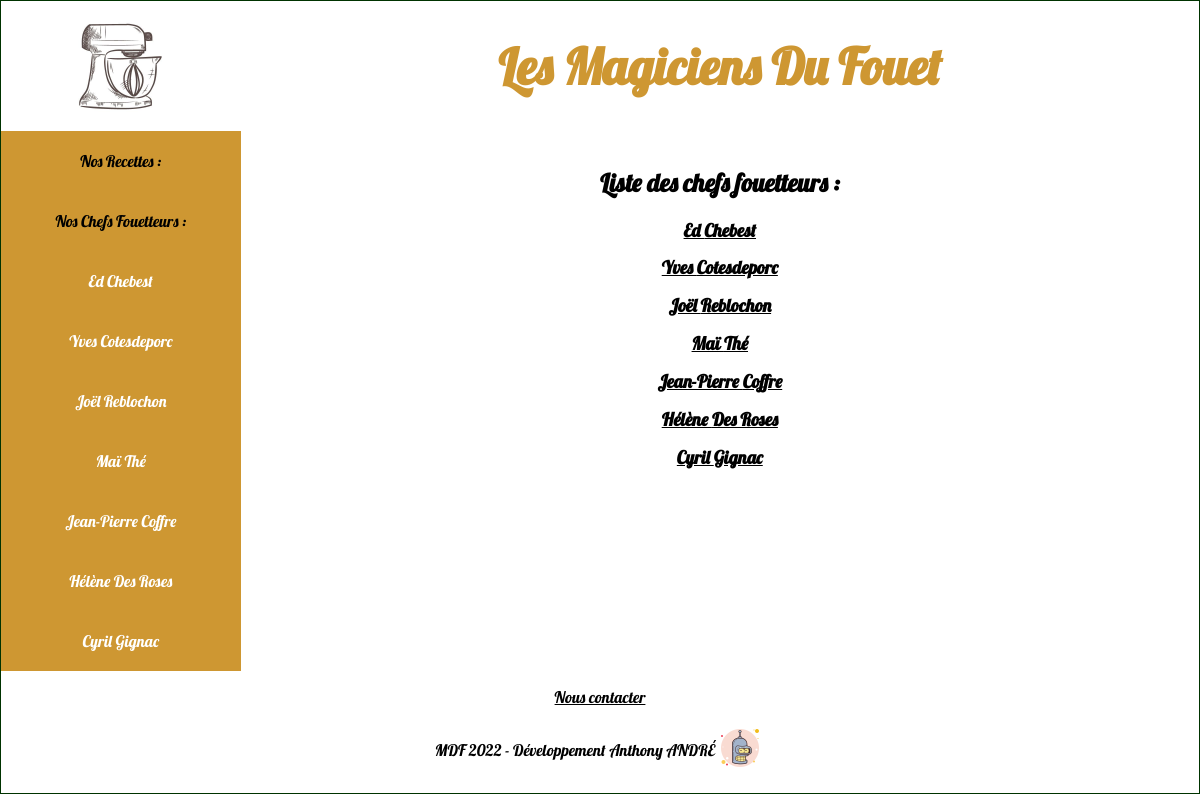
Page /site/view/liste-des-chefs.html on the committed database.
### tables this page shows
CREATE TABLE `chef` (
  `chefID` int(11) NOT NULL,
  `nomDuChef` varchar(30) NOT NULL,
  `prenomDuChef` varchar(30) NOT NULL
);

### site/classe/View.php (called while the page is built, shortened)
<?php
class View {
	private $dossier;
	private $fichier;
	public function __construct($dossier, $fichier, $titre, $description, $motcle) {
		$this->dossier     = $dossier;
		$this->fichier     = $fichier;
	}
	public function AfficherVue($tableau = array()) {
		extract($tableau);
		$dossier     = $this->dossier;
		$fichier     = $this->fichier;
		include(VIEW.'/'.$dossier.'/'.$fichier.'.php');
		$contenu = ob_get_clean();
		include(VIEW.'/_gabarit.php');
	}
}

### site/controller/site/Accueil.php (called while the page is built, shortened)
<?php
class Accueil{
  public function AfficherListeChefs(){
    $manager = new ms\ArticleManager();
    $articles = $manager->ReadAllArticle();
    $chefs = $manager->ListeDesChefs();
    $view = new classe\View('site', 'liste-des-chefs', "Liste des chefs", "Liste des chefs", "clé 1");
		$view->AfficherVue(array('articles'=>$articles, 'chefs'=>$chefs));
  }
}

### site/classe/Autoloader.php (called while the page is built, shortened)
<?php
class Autoloader {
	public static function autoload($class) {
		spl_autoload_register(function($class) {
			$chemin = str_replace('\\','/',$class);
		});
		if(isset($_GET['page'])) {
			switch($_GET['page']) {
				case 'liste-des-chefs':
					$namespace = 'controller\site\Accueil';
					$methode   = 'AfficherListeChefs';
					break;
			}
			$rooter = new classe\Rooter($namespace, $methode);
		} else {
			$rooter = new classe\Rooter('controller\site\Accueil', 'AfficherAccueil');
		}
		$rooter->ChooseController();
	}
}

### site/index.php (called while the page is built, shortened)
<?php
require_once('_config.php');
Autoloader::autoload($class);

### site/model/site/ArticleManager.php (called while the page is built, shortened)
<?php
class ArticleManager{
private function Connexion() {
  $cnx = new PDO('mysql:host='.HOST.';dbname='.DBNAME.';charset=utf8', ''.CNX_LOGIN.'', ''.CNX_PASS.'');
  return $cnx;
}
public function ListeDesChefs(){
  $cnx = $this->Connexion();
  $rs_listeDesChefs = $cnx->prepare('SELECT * FROM chef');
  $rs_listeDesChefs->execute();
  while($data = $rs_listeDesChefs->fetch(PDO::FETCH_ASSOC)){
    $chef = new Chef();
    $chef->SetChefID($data['chefID']);
    $chef->SetNomDuChef($data['nomDuChef']);
    $chef->SetPrenomDuChef($data['prenomDuChef']);
    $chefs[] = $chef;
  }
  return $chefs;
}
}

### site/model/site/Chef.php (called while the page is built, shortened)
<?php
class Chef{
  private $chefID;
  private $nomDuChef;
  private $prenomDuChef;
  public function setChefID($chefID){
    if($chefID > 0){
      $this->chefID = $chefID;
    }
  }
  public function getChefID(){
    return $this->chefID;
  }
  public function setNomDuChef($nomDuChef){
    if(is_string($nomDuChef)){
      $this->nomDuChef = $nomDuChef;
    }
  }
  public function getNomDuChef(){
    return $this->nomDuChef;
  }
  public function setPrenomDuChef($prenomDuChef){
    if(is_string($prenomDuChef)){
      $this->prenomDuChef = $prenomDuChef;
    }
  }
  public function getPrenomDuChef(){
    return $this->prenomDuChef;
  }
}

### site/view/site/liste-des-chefs.php (the view)
<article>
  <h1>Liste des chefs fouetteurs : </h1>
  <?php
  foreach ($chefs as $chef) {
  ?>
    <h2><a class="lienVersRecette" href="voir-cuisinier_<?= $chef->getChefID() ?>.html"><?= $chef->getPrenomDuChef(); ?> <?= $chef->getNomDuChef(); ?></a></h2>
  <?php
  }
  ?>
</article>

### site/view/_gabarit.php (shortened to what this page needs)
<!doctype html>
<html>
<head>
<link rel="stylesheet" href="<?= MEDIA; ?>/css/style.css" />
</head>
<body>
<div id="site">
	<header>
        <a href="accueil.html"><img src=" <?= MEDIA; ?>/img/Logo_Les_Magiciens_Du_Fouet.jpg" alt="logo robot patissier"></a>
        <h1>Les Magiciens Du Fouet</h1>
    </header>
    <nav id="grandsEcrans">
    	<ul>
<?php
if (isset($_SESSION['pseudo'])){
?>
        <li class="liste"><a href="admin-home.html">Accueil Admin</a></li>
        <li class="liste"><a href="creer-article.html">Créer une recette</a></li>
        <li class="liste"><a href="creer-chef.html">Créer une fiche de chef</a></li>
        <?php
if ($_SESSION['pseudo'] == 'anthony'){
?>
        <li class="liste"><a href="creer-membre.html">Créer un nouvel admin</a></li>
<?php
}
?>
        <li class="liste"><a href="deconnexion.html">Deconnexion</a></li>
        <li>Nos Recettes :</li>
            <?php
	        foreach($articles as $article) {
                        if($article->getVisibilite() == "true"){
	        ?>
            <li class="liste"><a href="voir-article_<?=$article->getRecetteID();?>.html"><?= $article->getNomRecette()?></a></li>
            <?php
                }
            }
            ?>
            <li>Nos Chefs Fouetteurs :</li>
            <?php
	        foreach($chefs as $chef) {
	        ?>
            <li class="liste"><a href="voir-cuisinier_<?=$chef->getChefID()?>.html"><?=$chef->getPrenomDuChef();?> <?=$chef->getNomDuChef();?></a></li>
            <?php
            }
            ?>
<?php
} else {
?>
            <li>Nos Recettes :</li>
            <li>Nos Chefs Fouetteurs :</li>
            <?php
	        foreach($chefs as $chef) {
	        ?>
            <li class="liste"><a href="voir-cuisinier_<?=$chef->getChefID()?>.html"><?=$chef->getPrenomDuChef();?> <?=$chef->getNomDuChef();?></a></li>
            <?php
            }
            ?>
<?php
}
?>
        </ul>
    </nav>
    <?= $contenu; ?>
    <footer>
        <p><a href="contact.html" id="lienContact">Nous contacter</a></p>
        <p id="signature">MDF 2022 - Développement Anthony ANDRÉ<a class="lienVersRecette" href="admin.html"><img src="<?= MEDIA; ?>/img/acces-admin.png" alt="logo robot"></a></p>
    </footer>
</div>
</body>
</html>

### site/media/css/style.css (style rules this page uses)
body { margin: 0; padding:0; background-color: #ffffff; font-family: 'Lobster', cursive; }
#site { margin: auto; border: 1px solid #030; display: grid; grid-template-columns: 1fr 4fr; grid-template-areas: "header header" "nav article" "footer footer"; }
header { grid-area: header; display: grid; grid-template-columns: 20% 80%; }
header a, #signature { display: flex; justify-content: center; align-items: center; }
header img { width: 125px; height: auto; }
header h1 { font-family: 'Lobster', cursive; font-size: 50px; color: rgb(206, 151, 50); text-align: center; display: flex; justify-content: center; align-items: center; }
nav, #petitsEcrans { grid-area: nav; background-color: rgb(206, 151, 50); }
ul { margin: 0; padding:0; text-align: center; }
ul li { list-style: none; padding: 20px; }
ul li a { text-decoration: none; color: #fff; }
.lienVersRecette, #lienContact { color: #000; }
article { grid-area: article; background-color: #fff; padding: 15px; text-align: center; }
article h1 { text-align: center; font-size: 25px; }
article h2, article h4 { font-size: 18px; }
article p, article h2, article h4 { text-align: center; display: flex; justify-content: center; align-items: center; }
footer { grid-area: footer; background-color: #ffffff; text-align: center; }

### rows in the picture
chef: prenomDuChef "Ed", nomDuChef "Chebest"
chef: prenomDuChef "Yves", nomDuChef "Cotesdeporc"
chef: prenomDuChef "Joël", nomDuChef "Reblochon"
chef: prenomDuChef "Maï", nomDuChef "Thé"
chef: prenomDuChef "Jean-Pierre", nomDuChef "Coffre"
chef: prenomDuChef "Hélène", nomDuChef "Des Roses"
chef: prenomDuChef "Cyril", nomDuChef "Gignac"
